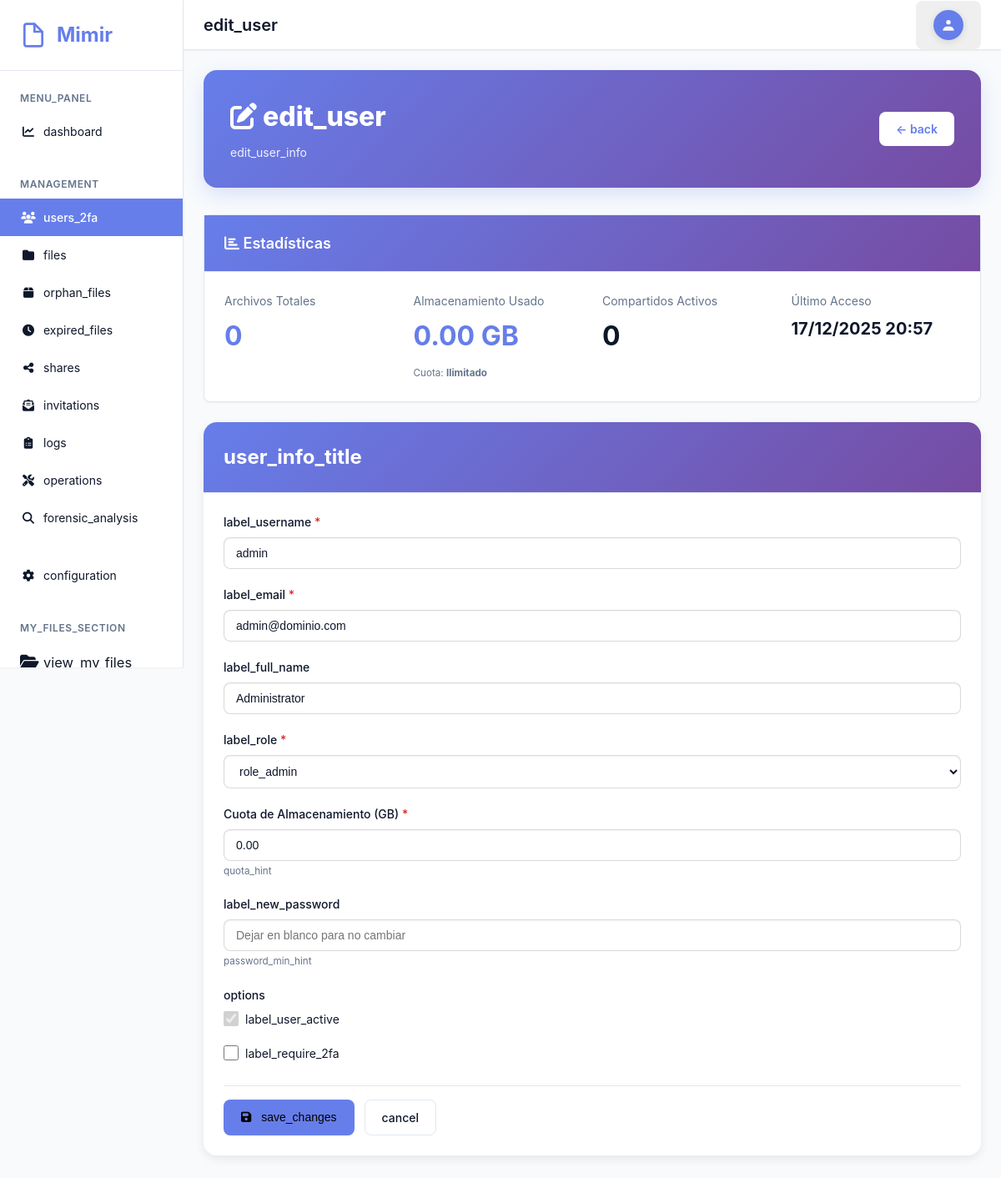
/admin/user_edit.php?id=1 (signed in), run on the app's committed database.
### tables this page shows
CREATE TABLE `users` (
  `id` int(11) NOT NULL AUTO_INCREMENT,
  `username` varchar(50) NOT NULL,
  `email` varchar(100) NOT NULL,
  `language` varchar(10) DEFAULT NULL,
  `password` varchar(255) DEFAULT NULL,
  `full_name` varchar(100) DEFAULT NULL,
  `role` enum('admin','user') NOT NULL DEFAULT 'user',
  `is_active` tinyint(1) NOT NULL DEFAULT 1,
  `is_ldap` tinyint(1) NOT NULL DEFAULT 0,
  `storage_quota` bigint(20) DEFAULT NULL COMMENT 'Storage quota in bytes, NULL = unlimited',
  `storage_used` bigint(20) NOT NULL DEFAULT 0,
  `require_2fa` tinyint(1) NOT NULL DEFAULT 0 COMMENT 'Admin can force 2FA for this user',
  `force_password_change` tinyint(1) NOT NULL DEFAULT 0 COMMENT 'Require user to change password on next login',
  `trusted_devices` text DEFAULT NULL COMMENT 'JSON array of trusted device hashes',
  `last_login` datetime DEFAULT NULL,
  `locked_until` datetime DEFAULT NULL,
  `created_at` timestamp NOT NULL DEFAULT current_timestamp(),
  `updated_at` timestamp NOT NULL DEFAULT current_timestamp() ON UPDATE current_timestamp(),
  PRIMARY KEY (`id`),
  UNIQUE KEY `username` (`username`),
  KEY `idx_role` (`role`),
  KEY `idx_is_active` (`is_active`),
  KEY `idx_require_2fa` (`require_2fa`),
  KEY `idx_force_password_change` (`force_password_change`)
);

### includes/lang.php (called while the page is built, shortened)
<?php
function load_lang($code) {
    static $loaded = [];
    $code = preg_replace('/[^a-zA-Z0-9_\-]/', '', $code);
    if (isset($loaded[$code])) {
        return $loaded[$code];
    }
    $data = [];
    $loaded[$code] = $data;
    return $data;
}
function t($key, $vars = []) {
    $code = 'es';
    if (session_status() === PHP_SESSION_ACTIVE && !empty($_SESSION['lang'])) {
        $candidate = $_SESSION['lang'];
        if (is_string($candidate)) {
            $code = $candidate;
        }
    }
    $lang = load_lang($code);
    $fallback_en = load_lang('en');
    $fallback_es = load_lang('es');
    $merged = array_merge($fallback_es ?: [], $fallback_en ?: [], $lang ?: []);
    $value = isset($merged[$key]) ? $merged[$key] : $key;
    if ($vars === null || $vars === []) {
        return $value;
    }
    if (is_array($vars)) {
        if (strpos($value, '%') !== false) {
            $result = @vsprintf($value, $vars);
            return $result === false ? $value : $result;
        } else {
            return $value;
        }
    }
    return $value;
}

### classes/User.php (called while the page is built, shortened)
<?php
class User {
    private $db;
    public function __construct() {
        $this->db = Database::getInstance()->getConnection();
    }
    public function getById($id) {
        try {
            $stmt = $this->db->prepare("SELECT * FROM users WHERE id = ?");
            $stmt->execute([$id]);
            return $stmt->fetch();
        } catch (Exception $e) {
            error_log("User getById error: " . $e->getMessage());
            return null;
        }
    }
    public function getStatistics($userId) {
        try {
            $stmt = $this->db->prepare("
                SELECT
                    (SELECT COUNT(*) FROM files WHERE user_id = ?) as total_files,
                    (SELECT COALESCE(SUM(file_size), 0) FROM files WHERE user_id = ?) as total_size,
                    (SELECT COUNT(DISTINCT file_id) FROM shares WHERE created_by = ? AND is_active = 1) as active_shares
            ");
            $stmt->execute([$userId, $userId, $userId]);
            return $stmt->fetch();
        } catch (Exception $e) {
            error_log("User statistics error: " . $e->getMessage());
            return null;
        }
    }
}

### includes/database.php (called while the page is built, shortened)
<?php
class Database {
    private static $instance = null;
    private $conn;
    private function __construct() {
        try {
            $dsn = "mysql:host=" . DB_HOST . ";dbname=" . DB_NAME . ";charset=" . DB_CHARSET;
            $options = [
                PDO::ATTR_ERRMODE => PDO::ERRMODE_EXCEPTION,
                PDO::ATTR_DEFAULT_FETCH_MODE => PDO::FETCH_ASSOC,
                PDO::ATTR_EMULATE_PREPARES => false,
            ];
            $this->conn = new PDO($dsn, DB_USER, DB_PASS, $options);
        } catch (PDOException $e) {
            error_log("Database connection failed: " . $e->getMessage());
            throw new Exception("Database connection failed");
        }
    }
    public static function getInstance() {
        if (self::$instance === null) {
            self::$instance = new self();
        }
        return self::$instance;
    }
    public function getConnection() {
        return $this->conn;
    }
}

### includes/auth.php (called while the page is built, shortened)
<?php
require_once __DIR__ . '/config.php';
require_once __DIR__ . '/database.php';
require_once __DIR__ . '/ldap.php';
require_once __DIR__ . '/../classes/User.php';
class Auth {
    private $db;
    public function __construct() {
        $this->db = Database::getInstance()->getConnection();
    }
    public function isLoggedIn() {
        return isset($_SESSION['user_id']) && isset($_SESSION['username']);
    }
    public function getUser() {
        return $this->getUserById($_SESSION['user_id']);
    }
    private function getUserById($id) {
        $stmt = $this->db->prepare("SELECT * FROM users WHERE id = ? LIMIT 1");
        $stmt->execute([$id]);
        return $stmt->fetch();
    }
}

### public/admin/user_edit.php (the view, shortened to what this page needs)
<?php
require_once __DIR__ . '/../../includes/config.php';
require_once __DIR__ . '/../../includes/database.php';
require_once __DIR__ . '/../../includes/auth.php';
require_once __DIR__ . '/../../includes/layout.php';
require_once __DIR__ . '/../../classes/User.php';
$auth = new Auth();
$auth->requireAdmin();
$adminUser = $auth->getUser();
$userClass = new User();
$userId = intval($_GET['id'] ?? 0);
$user = $userClass->getById($userId);
$storageQuotaGB = (isset($user['storage_quota']) && $user['storage_quota'] !== null) ? ($user['storage_quota'] / 1024 / 1024 / 1024) : null;
?>
<div class="content">
    <div class="page-header-modern">
        <div>
            <h1><i class="fas fa-edit"></i> <?php echo htmlspecialchars(t('edit_user')); ?></h1>
            <p><?php echo htmlspecialchars(t('edit_user_info', [htmlspecialchars($user['username'])])); ?></p>
        </div>
        <a href="<?php echo BASE_URL; ?>/admin/users.php" class="btn btn-outline btn-outline--on-dark" style="background: white; color: #667eea; border: none; font-weight: 600;">← <?php echo htmlspecialchars(t('back')); ?></a>
    </div>
    <div class="card">
        <div class="card-header">
            <h2 class="card-title"><i class="fas fa-chart-bar"></i> Estadísticas</h2>
        </div>
        <div class="card-body">
            <?php
            $stats = $userClass->getStatistics($userId);
            $storageUsedGB = ($stats['total_size'] ?? 0) / 1024 / 1024 / 1024;
            $storagePercent = $storageQuotaGB > 0 ? min(100, ($storageUsedGB / $storageQuotaGB) * 100) : 0;
            ?>
                <div style="display: grid; grid-template-columns: repeat(auto-fit, minmax(200px, 1fr)); gap: 1.5rem;">
                <div>
                    <div style="color: var(--text-muted); margin-bottom: 0.5rem;">Archivos Totales</div>
                    <div style="font-size: 2rem; font-weight: bold; color: var(--primary);"><?php echo number_format($stats['total_files'] ?? 0); ?></div>
                </div>
                <div>
                    <div style="color: var(--text-muted); margin-bottom: 0.5rem;">Almacenamiento Usado</div>
                    <div style="font-size: 2rem; font-weight: bold; color: var(--primary);"><?php echo number_format($storageUsedGB, 2); ?> GB</div>
                    <div style="margin-top: 0.5rem;">
                        <?php if ($storageQuotaGB !== null): ?>
                            <div style="background: var(--bg-secondary); height: 0.5rem; border-radius: 0.25rem; overflow: hidden;">
                                <div style="width: <?php echo $storagePercent; ?>%; height: 100%; background: var(--primary);"></div>
                            </div>
                            <small style="color: var(--text-muted);"><?php echo number_format($storagePercent, 1); ?>% de <?php echo number_format($storageQuotaGB, 2); ?> GB</small>
                        <?php else: ?>
                            <small style="color: var(--text-muted);">Cuota: <strong>Ilimitado</strong></small>
                        <?php endif; ?>
                    </div>
                </div>
                <div>
                    <div style="color: var(--text-muted); margin-bottom: 0.5rem;">Compartidos Activos</div>
                    <div style="font-size: 2rem; font-weight: bold; color: var(--success);"><?php echo number_format($stats['active_shares'] ?? 0); ?></div>
                </div>
                <div>
                    <div style="color: var(--text-muted); margin-bottom: 0.5rem;">Último Acceso</div>
                    <div style="font-size: 1.25rem; font-weight: bold;"><?php if ($user['last_login']) { echo date('d/m/Y H:i', strtotime($user['last_login'])); } else { echo 'Nunca'; } ?></div>
                </div>
            </div>
        </div>
    </div>
    <div class="card" style="border-radius: 1rem; overflow: hidden; border: none; box-shadow: 0 4px 12px rgba(0,0,0,0.08);">
        <div class="card-header" style="padding: 1.5rem;">
            <h2 class="card-title" style="font-weight: 700; font-size: 1.5rem;"><?php echo htmlspecialchars(t('user_info_title')); ?></h2>
        </div>
        <div class="card-body">
            <form method="POST">
                <div class="form-row">
                    <div class="form-group">
                        <label for="username" class="form-label required"><?php echo htmlspecialchars(t('label_username')); ?></label>
                        <input type="text" id="username" name="username" class="form-control" value="<?php echo htmlspecialchars($user['username']); ?>" required <?php echo $user['is_ldap'] ? 'readonly' : ''; ?>>
                    </div>
                    <div class="form-group">
                        <label for="email" class="form-label required"><?php echo htmlspecialchars(t('label_email')); ?></label>
                        <input type="email" id="email" name="email" class="form-control" value="<?php echo htmlspecialchars($user['email']); ?>" required>
                    </div>
                </div>
                <div class="form-group">
                    <label for="full_name" class="form-label"><?php echo htmlspecialchars(t('label_full_name')); ?></label>
                    <input type="text" id="full_name" name="full_name" class="form-control" value="<?php echo htmlspecialchars($user['full_name'] ?? ''); ?>">
                </div>
                <div class="form-row">
                    <div class="form-group">
                        <label for="role" class="form-label required"><?php echo htmlspecialchars(t('label_role')); ?></label>
                        <select id="role" name="role" class="form-control" required>
                            <option value="admin" <?php echo $user['role'] === 'admin' ? 'selected' : ''; ?>><?php echo htmlspecialchars(t('role_admin')); ?></option>
                        </select>
                    </div>
                    <div class="form-group">
                        <label for="storage_quota" class="form-label required">Cuota de Almacenamiento (GB)</label>
                        <input type="number" id="storage_quota" name="storage_quota" class="form-control" value="<?php echo number_format($storageQuotaGB, 2, '.', ''); ?>" min="0" step="0.1" required>
                        <small style="color: var(--text-muted);"><?php echo htmlspecialchars(t('quota_hint')); ?></small>
                    </div>
                </div>
                <?php if (!$user['is_ldap']): ?>
                <div class="form-group">
                    <label for="new_password" class="form-label"><?php echo htmlspecialchars(t('label_new_password')); ?></label>
                    <input type="password" id="new_password" name="new_password" class="form-control" placeholder="Dejar en blanco para no cambiar">
                    <small style="color: var(--text-muted);"><?php echo htmlspecialchars(t('password_min_hint', ['6'])); ?></small>
                </div>
                <?php endif; ?>
                <div class="form-group">
                    <label class="form-label"><?php echo htmlspecialchars(t('options')); ?></label>
                    <div style="display: flex; flex-direction: column; gap: 0.75rem;">
                        <div class="form-check">
                            <input type="checkbox" id="is_active" name="is_active" <?php echo $user['is_active'] ? 'checked' : ''; ?> <?php echo $userId === $adminUser['id'] ? 'disabled' : ''; ?>>
                            <label for="is_active"><?php echo htmlspecialchars(t('label_user_active')); ?></label>
                        </div>
                        <div class="form-check">
                            <input type="checkbox" id="require_2fa" name="require_2fa" <?php echo $user['require_2fa'] ? 'checked' : ''; ?>>
                            <label for="require_2fa"><?php echo htmlspecialchars(t('label_require_2fa')); ?></label>
                        </div>
                    </div>
                </div>
                <div style="display: flex; gap: 0.75rem; padding-top: 1rem; border-top: 1px solid var(--border-color);">
                    <button type="submit" class="btn btn-primary"><i class="fas fa-save"></i> <?php echo htmlspecialchars(t('save_changes')); ?></button>
                    <a href="<?php echo BASE_URL; ?>/admin/users.php" class="btn btn-outline btn-outline--on-dark"><?php echo htmlspecialchars(t('cancel')); ?></a>
                </div>
            </form>
        </div>
    </div>
</div>

### data on the page
users: username "edit_user_info", last_login "17/12/2025 20:57", username "admin", email "admin@dominio.com", full_name "Administrator", role "role_admin", is_active "☑"

### other printed values
$siteName "Mimir"
t('menu_panel') "MENU_PANEL"
t('dashboard') "dashboard"
t('management') "MANAGEMENT"
t('users_2fa') "users_2fa"
t('files') "files"
t('orphan_files') "orphan_files"
t('expired_files') "expired_files"
t('shares') "shares"
t('invitations') "invitations"
t('logs') "logs"
t('operations') "operations"
t('forensic_analysis') "forensic_analysis"
t('configuration') "configuration"
t('my_files_section') "MY_FILES_SECTION"
